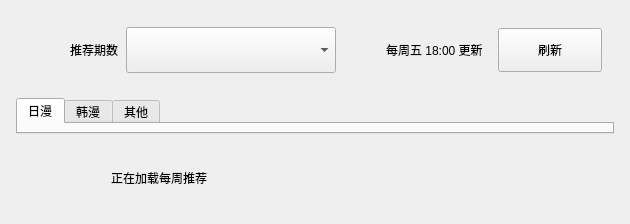
<?xml version="1.0" encoding="UTF-8"?>
<ui version="4.0">
 <class>WeeklyPanel</class>
 <widget class="QFrame" name="weeklyPanel">
  <property name="frameShape"><enum>QFrame::Shape::NoFrame</enum></property>
  <layout class="QVBoxLayout" name="weeklyRootLayout">
   <property name="leftMargin"><number>16</number></property>
   <property name="topMargin"><number>12</number></property>
   <property name="rightMargin"><number>16</number></property>
   <property name="bottomMargin"><number>12</number></property>
   <property name="spacing"><number>10</number></property>
   <item>
    <widget class="QFrame" name="weeklyToolbar">
     <property name="minimumSize"><size><width>0</width><height>76</height></size></property>
     <property name="maximumSize"><size><width>16777215</width><height>76</height></size></property>
     <property name="frameShape"><enum>QFrame::Shape::NoFrame</enum></property>
     <layout class="QHBoxLayout" name="weeklyToolbarLayout">
      <property name="leftMargin"><number>12</number></property>
      <property name="topMargin"><number>10</number></property>
      <property name="rightMargin"><number>12</number></property>
      <property name="bottomMargin"><number>10</number></property>
      <property name="spacing"><number>8</number></property>
      <item><widget class="QLabel" name="weeklyPeriodIcon"><property name="minimumSize"><size><width>34</width><height>34</height></size></property><property name="maximumSize"><size><width>34</width><height>34</height></size></property><property name="alignment"><set>Qt::AlignmentFlag::AlignCenter</set></property><property name="text"><string/></property></widget></item>
      <item><widget class="QLabel" name="weeklyPeriodCaption"><property name="text"><string>推荐期数</string></property></widget></item>
      <item><widget class="QComboBox" name="weeklyPeriodCombo"><property name="minimumSize"><size><width>210</width><height>46</height></size></property><property name="maximumSize"><size><width>520</width><height>46</height></size></property><property name="sizePolicy"><sizepolicy hsizetype="Expanding" vsizetype="Fixed"><horstretch>1</horstretch><verstretch>0</verstretch></sizepolicy></property><property name="sizeAdjustPolicy"><enum>QComboBox::SizeAdjustPolicy::AdjustToMinimumContentsLengthWithIcon</enum></property><property name="minimumContentsLength"><number>20</number></property></widget></item>
      <item><widget class="QLabel" name="weeklyUpdateIcon"><property name="minimumSize"><size><width>34</width><height>34</height></size></property><property name="maximumSize"><size><width>34</width><height>34</height></size></property><property name="alignment"><set>Qt::AlignmentFlag::AlignCenter</set></property><property name="text"><string/></property></widget></item>
      <item><widget class="QLabel" name="weeklyUpdateHint"><property name="text"><string>每周五 18:00 更新</string></property></widget></item>
      <item><spacer name="weeklyToolbarSpacer"><property name="orientation"><enum>Qt::Orientation::Horizontal</enum></property><property name="sizeType"><enum>QSizePolicy::Policy::Expanding</enum></property></spacer></item>
      <item><widget class="QPushButton" name="weeklyRefreshButton"><property name="minimumSize"><size><width>104</width><height>44</height></size></property><property name="maximumSize"><size><width>120</width><height>44</height></size></property><property name="text"><string>刷新</string></property><property name="cursor"><cursorShape>PointingHandCursor</cursorShape></property></widget></item>
     </layout>
    </widget>
   </item>
   <item>
    <widget class="QTabWidget" name="weeklyTabs">
     <property name="currentIndex"><number>0</number></property>
     <widget class="QWidget" name="weeklyMangaTab">
      <attribute name="title"><string>日漫</string></attribute>
      <layout class="QVBoxLayout" name="weeklyMangaLayout"><property name="leftMargin"><number>0</number></property><property name="topMargin"><number>6</number></property><property name="rightMargin"><number>0</number></property><property name="bottomMargin"><number>0</number></property></layout>
     </widget>
     <widget class="QWidget" name="weeklyHanmanTab">
      <attribute name="title"><string>韩漫</string></attribute>
      <layout class="QVBoxLayout" name="weeklyHanmanLayout"><property name="leftMargin"><number>0</number></property><property name="topMargin"><number>6</number></property><property name="rightMargin"><number>0</number></property><property name="bottomMargin"><number>0</number></property></layout>
     </widget>
     <widget class="QWidget" name="weeklyAnotherTab">
      <attribute name="title"><string>其他</string></attribute>
      <layout class="QVBoxLayout" name="weeklyAnotherLayout"><property name="leftMargin"><number>0</number></property><property name="topMargin"><number>6</number></property><property name="rightMargin"><number>0</number></property><property name="bottomMargin"><number>0</number></property></layout>
     </widget>
    </widget>
   </item>
   <item>
    <widget class="QFrame" name="weeklyLoadingFrame">
     <property name="frameShape"><enum>QFrame::Shape::NoFrame</enum></property>
     <layout class="QHBoxLayout" name="weeklyLoadingLayout">
      <property name="leftMargin"><number>0</number></property><property name="topMargin"><number>2</number></property><property name="rightMargin"><number>0</number></property><property name="bottomMargin"><number>2</number></property><property name="spacing"><number>8</number></property>
      <item><spacer name="weeklyLoadingLeftSpacer"><property name="orientation"><enum>Qt::Orientation::Horizontal</enum></property></spacer></item>
      <item><widget class="QLabel" name="weeklyLoadingArt"><property name="minimumSize"><size><width>80</width><height>64</height></size></property><property name="maximumSize"><size><width>80</width><height>64</height></size></property><property name="text"><string/></property><property name="alignment"><set>Qt::AlignmentFlag::AlignCenter</set></property></widget></item>
      <item><widget class="QLabel" name="weeklyLoadingText"><property name="text"><string>正在加载每周推荐</string></property></widget></item>
      <item><spacer name="weeklyLoadingRightSpacer"><property name="orientation"><enum>Qt::Orientation::Horizontal</enum></property></spacer></item>
     </layout>
    </widget>
   </item>
  </layout>
 </widget>
 <resources/>
 <connections/>
</ui>
